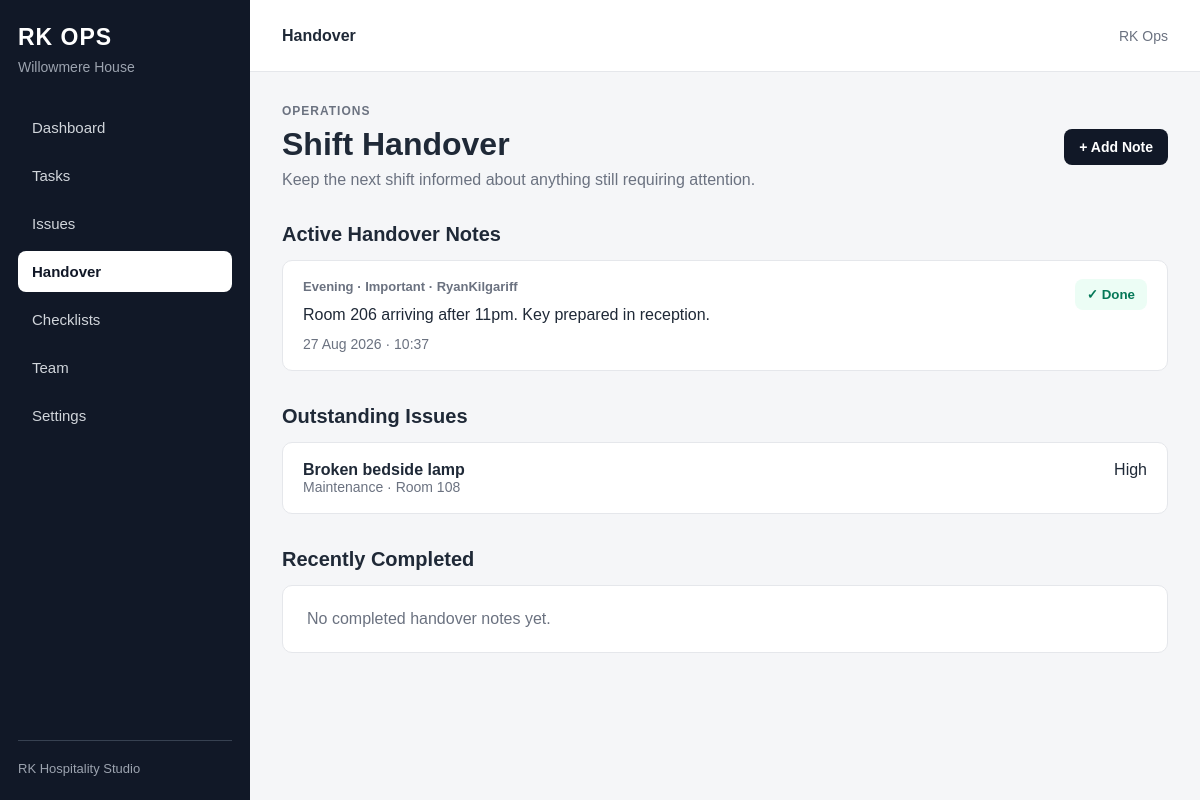
The page /handover/ on the database its author committed.
### properties/models.py (models this page shows, shortened)
class Property(models.Model):
    name = models.CharField(max_length=150)
    slug = models.SlugField(unique=True)
    address_line_1 = models.CharField(max_length=150, blank=True)
    address_line_2 = models.CharField(max_length=150, blank=True)
    town_city = models.CharField(max_length=100, blank=True)
    postcode = models.CharField(max_length=20, blank=True)
    phone = models.CharField(max_length=30, blank=True)
    email = models.EmailField(blank=True)
    is_active = models.BooleanField(default=True)
    created_at = models.DateTimeField(auto_now_add=True)
    updated_at = models.DateTimeField(auto_now=True)
    class Meta:
        verbose_name_plural = "Properties"
        ordering = ["name"]

### operations/models.py (models this page shows, shortened)
class HandoverNote(models.Model):
    class Shift(models.TextChoices):
        MORNING = "morning", "Morning"
        AFTERNOON = "afternoon", "Afternoon"
        EVENING = "evening", "Evening"
        NIGHT = "night", "Night"
        GENERAL = "general", "General"
    class Priority(models.TextChoices):
        NORMAL = "normal", "Normal"
        IMPORTANT = "important", "Important"
        URGENT = "urgent", "Urgent"
    property = models.ForeignKey(
        Property,
        on_delete=models.CASCADE,
        related_name="handover_notes",
    )
    author = models.ForeignKey(
        settings.AUTH_USER_MODEL,
        on_delete=models.SET_NULL,
        null=True,
        blank=True,
        related_name="ops_handover_notes",
    )
    shift = models.CharField(
        max_length=20,
        choices=Shift.choices,
        default=Shift.GENERAL,
    )
    priority = models.CharField(
        max_length=20,
        choices=Priority.choices,
        default=Priority.NORMAL,
    )
    note = models.TextField()
    is_resolved = models.BooleanField(
        default=False,
    )
    created_at = models.DateTimeField(
        auto_now_add=True,
    )
    resolved_at = models.DateTimeField(
        null=True,
        blank=True,
    )
    class Meta:
        ordering = [
            "is_resolved",
            "-created_at",
        ]

class Issue(models.Model):
    class Priority(models.TextChoices):
        LOW = "low", "Low"
        MEDIUM = "medium", "Medium"
        HIGH = "high", "High"
        URGENT = "urgent", "Urgent"
    class Status(models.TextChoices):
        OPEN = "open", "Open"
        IN_PROGRESS = "in_progress", "In Progress"
        RESOLVED = "resolved", "Resolved"
        CLOSED = "closed", "Closed"
    class Category(models.TextChoices):
        MAINTENANCE = "maintenance", "Maintenance"
        HOUSEKEEPING = "housekeeping", "Housekeeping"
        GUEST = "guest", "Guest Issue"
        SAFETY = "safety", "Safety"
        TECHNOLOGY = "technology", "Technology"
        FOOD_BEVERAGE = "food_beverage", "Food & Beverage"
        OTHER = "other", "Other"
    property = models.ForeignKey(
        Property,
        on_delete=models.CASCADE,
        related_name="issues",
    )
    title = models.CharField(max_length=200)
    description = models.TextField(blank=True)
    location = models.CharField(
        max_length=150,
        blank=True,
        help_text="e.g. Room 204, Reception, Kitchen",
    )
    category = models.CharField(
        max_length=30,
        choices=Category.choices,
        default=Category.OTHER,
    )
    priority = models.CharField(
        max_length=20,
        choices=Priority.choices,
        default=Priority.MEDIUM,
    )
    assigned_to = models.ForeignKey(
        settings.AUTH_USER_MODEL,
        on_delete=models.SET_NULL,
        null=True,
        blank=True,
        related_name="assigned_ops_issues",
    )
    status = models.CharField(
        max_length=20,
        choices=Status.choices,
        default=Status.OPEN,
    )
    resolution_notes = models.TextField(blank=True)
    reported_at = models.DateTimeField(auto_now_add=True)
    resolved_at = models.DateTimeField(
        null=True,
        blank=True,
    )
    updated_at = models.DateTimeField(auto_now=True)
    class Meta:
        ordering = ["-priority", "-reported_at"]

### operations/views.py (the view)
def handover_list(request):
    property_obj = get_object_or_404(
        Property,
        slug="willowmere-house",
        is_active=True,
    )
    notes = (
        HandoverNote.objects
        .filter(property=property_obj)
        .select_related("author")
    )
    open_notes = notes.filter(
        is_resolved=False,
    )
    resolved_notes = notes.filter(
        is_resolved=True,
    )[:10]
    open_issues = (
        Issue.objects
        .filter(property=property_obj)
        .exclude(
            status__in=[
                Issue.Status.RESOLVED,
                Issue.Status.CLOSED,
            ]
        )
        .order_by("-priority", "-reported_at")
    )
    context = {
        "property": property_obj,
        "open_notes": open_notes,
        "resolved_notes": resolved_notes,
        "open_issues": open_issues,
        "active_page": "handover",
    }
    return render(
        request,
        "operations/handover_list.html",
        context,
    )

### operations/templates/operations/handover_list.html (shortened to what this page needs)
{% extends "operations/base.html" %}
{% block topbar_title %}
Handover
{% endblock %}
{% block content %}
<div class="section-header">
    <div>
        <p class="page-eyebrow">
            Operations
        </p>
        <h1 class="page-title">
            Shift Handover
        </h1>
        <p class="page-subtitle">
            Keep the next shift informed about anything still requiring attention.
        </p>
    </div>
    <a
        href="{% url 'operations:handover_create' %}"
        class="button"
    >
        + Add Note
    </a>
</div>
<section class="section">
    <h2 class="section-title">
        Active Handover Notes
    </h2>
    <div class="handover-list">
        {% for note in open_notes %}
            <article class="handover-card">
                <div>
                    <div class="handover-meta">
                        {{ note.get_shift_display }}
                        ·
                        {{ note.get_priority_display }}
                        {% if note.author %}
                            · {{ note.author.username }}
                        {% endif %}
                    </div>
                    <p class="handover-note">
                        {{ note.note }}
                    </p>
                    <div class="task-meta">
                        {{ note.created_at|date:"d M Y · H:i" }}
                    </div>
                </div>
                <form
                    method="post"
                    action="{% url 'operations:handover_resolve' note.pk %}"
                >
                    <button
                        type="submit"
                        class="resolve-button"
                    >
                        ✓ Done
                    </button>
                </form>
            </article>
        {% empty %}
            <div class="empty-state">
                No active handover notes.
            </div>
        {% endfor %}
    </div>
</section>
<section class="section">
    <h2 class="section-title">
        Outstanding Issues
    </h2>
    <div class="handover-list">
        {% for issue in open_issues %}
            <article class="handover-card">
                <div>
                    <strong>
                        {{ issue.title }}
                    </strong>
                    <div class="task-meta">
                        {{ issue.get_category_display }}
                        {% if issue.location %}
                            · {{ issue.location }}
                        {% endif %}
                    </div>
                </div>
                <div>
                    {{ issue.get_priority_display }}
                </div>
            </article>
        {% empty %}
            <div class="empty-state">
                No outstanding operational issues.
            </div>
        {% endfor %}
    </div>
</section>
<section class="section">
    <h2 class="section-title">
        Recently Completed
    </h2>
    <div class="handover-list">
        {% for note in resolved_notes %}
            <article class="handover-card resolved">
                <div>
                    <div class="handover-meta">
                        {{ note.get_shift_display }}
                    </div>
                    <p class="handover-note">
                        {{ note.note }}
                    </p>
                </div>
            </article>
        {% empty %}
            <div class="empty-state">
                No completed handover notes yet.
            </div>
        {% endfor %}
    </div>
</section>
{% endblock %}

### operations/templates/operations/base.html (shortened to what this page needs)
<!DOCTYPE html>
<html lang="en">
<head>
</head>
<body>
<div class="app-shell">
    <aside class="sidebar">
        <div class="brand">
            RK OPS
        </div>
        <div class="property-name">
            {{ property.name|default:"Operations" }}
        </div>
        <nav class="nav">
            <a
                href="{% url 'operations:dashboard' %}"
                class="nav-link {% if active_page == 'dashboard' %}active{% endif %}"
            >
                Dashboard
            </a>
            <a
                href="{% url 'operations:task_list' %}"
                class="nav-link {% if active_page == 'tasks' %}active{% endif %}"
            >
                Tasks
            </a>
            <a
                href="{% url 'operations:issue_list' %}"
                class="nav-link {% if active_page == 'issues' %}active{% endif %}"
            >
                Issues
            </a>
            <a
                href="{% url 'operations:handover_list' %}"
                class="nav-link {% if active_page == 'handover' %}active{% endif %}"
            >
                Handover
            </a>
            <a
                href="#"
                class="nav-link"
            >
                Checklists
            </a>
            <a
                href="#"
                class="nav-link"
            >
                Team
            </a>
            <a
                href="#"
                class="nav-link"
            >
                Settings
            </a>
        </nav>
        <div class="sidebar-footer">
            RK Hospitality Studio
        </div>
    </aside>
    <div class="main">
        <header class="topbar">
            <div class="topbar-title">
                {% block topbar_title %}{% endblock %}
            </div>
            <div class="user-area">
                {% if request.user.is_authenticated %}
                    {{ request.user.username }}
                {% else %}
                    RK Ops
                {% endif %}
            </div>
        </header>
        <main class="content">
            {% block content %}
            {% endblock %}
        </main>
    </div>
</div>
</body>
</html>

### operations/templates/operations/base.html (style rules this page uses)
* { box-sizing: border-box; }
body { margin: 0; font-family: Arial, sans-serif; background: #f5f6f8; color: #1f2937; }
a { color: inherit; text-decoration: none; }
.app-shell { min-height: 100vh; display: flex; }
.sidebar { width: 250px; background: #111827; color: white; padding: 24px 18px; display: flex; flex-direction: column; position: fixed; inset: 0 auto 0 0; }
.brand { font-size: 23px; font-weight: 700; letter-spacing: 1px; margin-bottom: 8px; }
.property-name { font-size: 14px; color: #9ca3af; margin-bottom: 32px; }
.nav { display: flex; flex-direction: column; gap: 7px; }
.nav-link { padding: 12px 14px; border-radius: 8px; color: #d1d5db; font-size: 15px; transition: 0.15s ease; }
.nav-link.active { background: white; color: #111827; font-weight: 700; }
.sidebar-footer { margin-top: auto; padding-top: 20px; border-top: 1px solid #374151; color: #9ca3af; font-size: 13px; }
.main { flex: 1; margin-left: 250px; min-width: 0; }
.topbar { height: 72px; background: white; border-bottom: 1px solid #e5e7eb; display: flex; align-items: center; justify-content: space-between; padding: 0 32px; }
.topbar-title { font-weight: 700; }
.user-area { font-size: 14px; color: #6b7280; }
.content { max-width: 1250px; margin: 0 auto; padding: 32px; }
.page-eyebrow { margin: 0 0 8px; color: #6b7280; font-size: 12px; font-weight: 700; text-transform: uppercase; letter-spacing: 1px; }
.page-title { margin: 0; font-size: 32px; }
.page-subtitle { margin: 8px 0 0; color: #6b7280; }
.section { margin-top: 34px; }
.section-header { display: flex; justify-content: space-between; align-items: center; gap: 20px; margin-bottom: 14px; }
.section-title { margin: 0; font-size: 20px; }
.button { display: inline-flex; align-items: center; justify-content: center; border: 0; border-radius: 8px; padding: 10px 15px; background: #111827; color: white; font-size: 14px; font-weight: 700; cursor: pointer; }
.task-meta { color: #6b7280; font-size: 14px; }
.empty-state { background: white; border: 1px solid #e5e7eb; padding: 24px; border-radius: 10px; color: #6b7280; }

### operations/templates/operations/handover_list.html (style rules this page uses)
.handover-list { display: flex; flex-direction: column; gap: 12px; margin-top: 14px; }
.handover-card { background: white; border: 1px solid #e5e7eb; border-radius: 10px; padding: 18px 20px; display: flex; justify-content: space-between; gap: 20px; }
.handover-meta { color: #6b7280; font-size: 13px; font-weight: 700; }
.handover-note { margin: 8px 0; line-height: 1.6; }
.resolve-button { border: 0; border-radius: 8px; padding: 8px 12px; background: #ecfdf5; color: #047857; font-weight: 700; cursor: pointer; }

### rows shown on the page
Property: name "Willowmere House"
HandoverNote: shift "Evening", priority "Important", author.username "RyanKilgariff", note "Room 206 arriving after 11pm. Key prepared in reception.", created_at "27 Aug 2026 · 10:37"
Issue: title "Broken bedside lamp", category "Maintenance", location "Room 108", priority "High"
